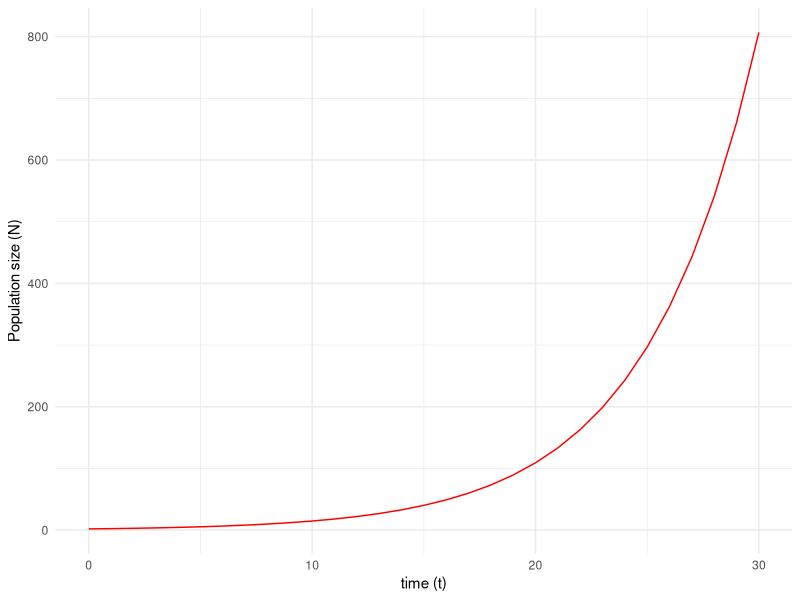
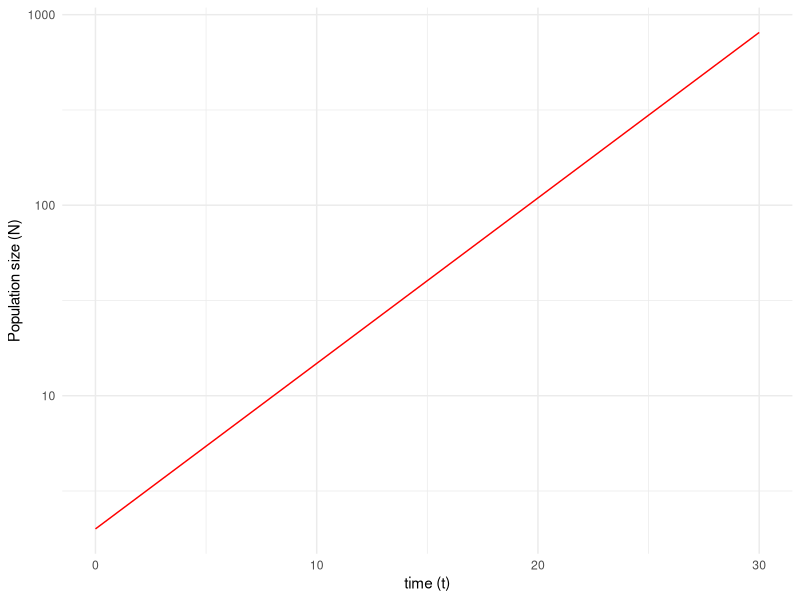
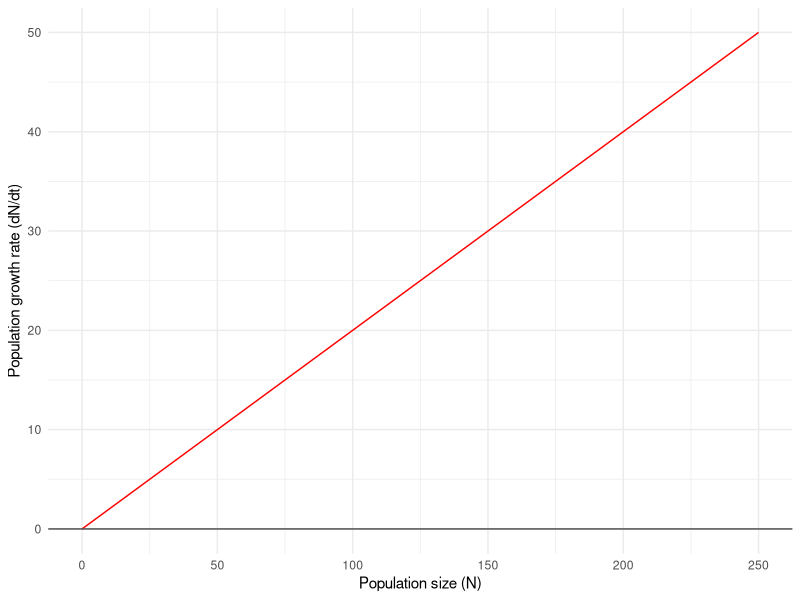
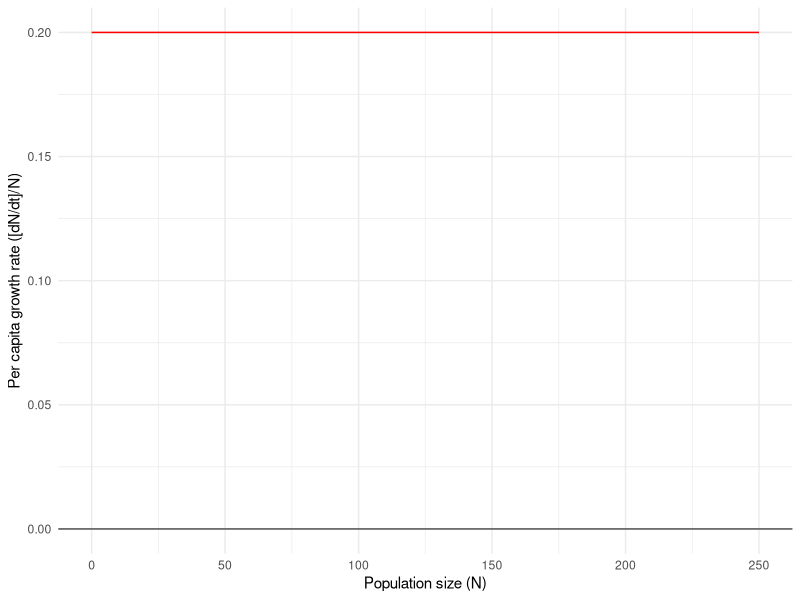
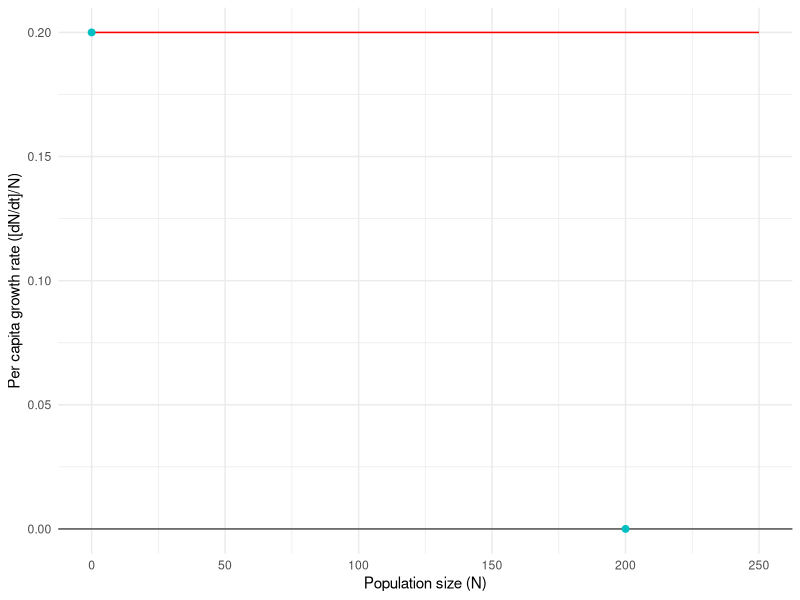
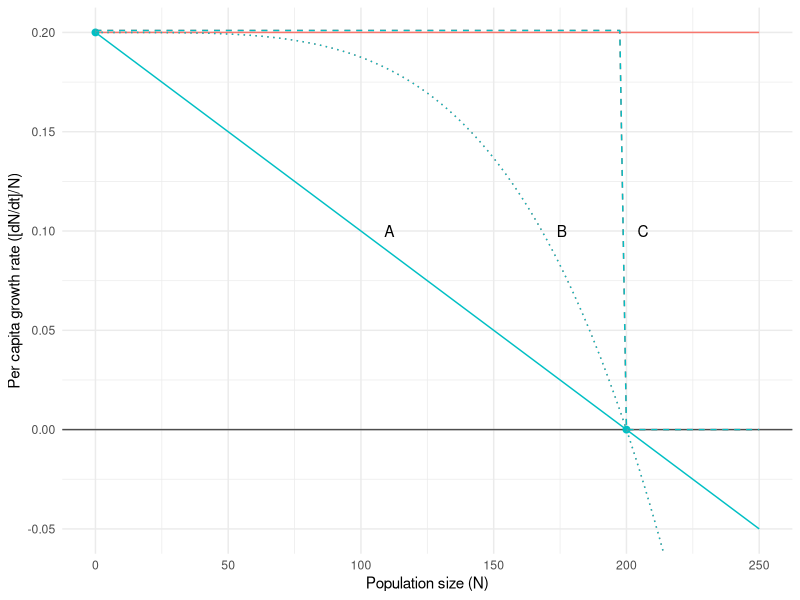
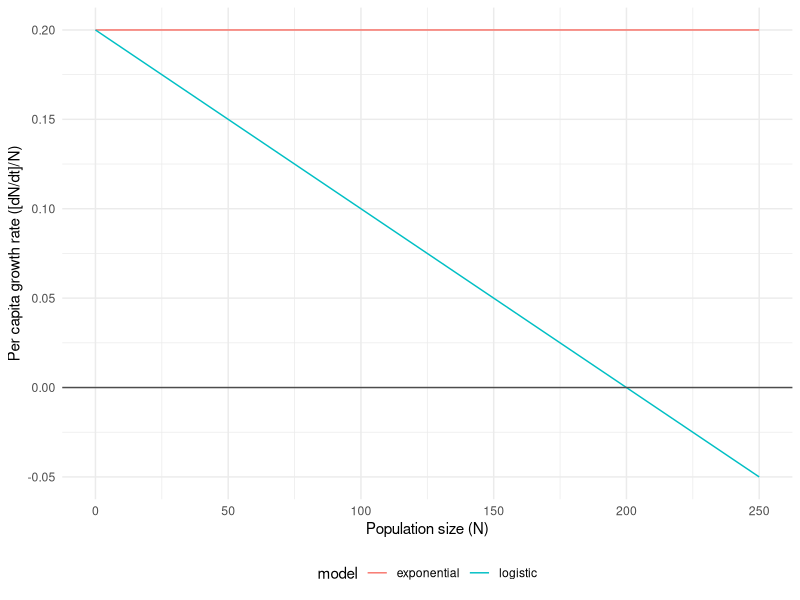
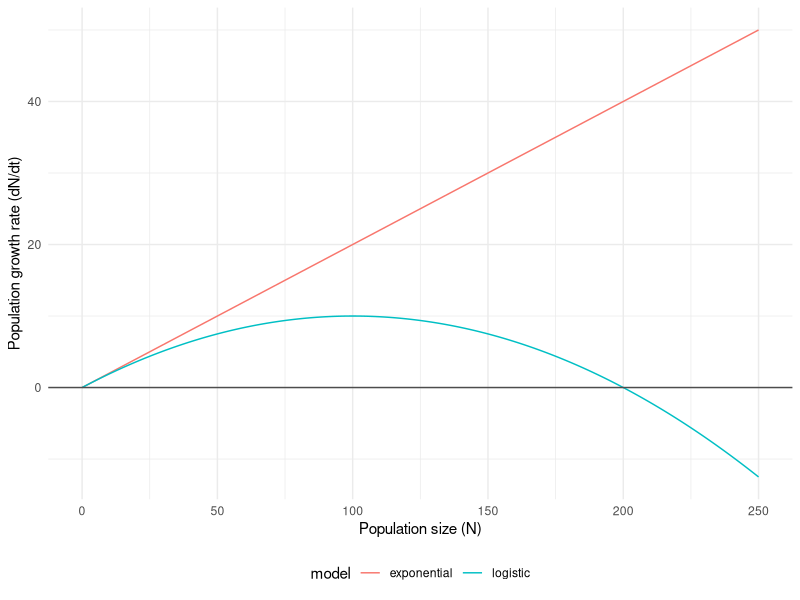

R code for these plots, in order: (Note: this script raises an error after producing the figures.)
## ---- chunk 1
library(tufte)
# invalidate cache when the tufte version changes
knitr::opts_chunk$set(tidy = FALSE, 
                      message = FALSE, 
                      warning = FALSE,
                      echo = FALSE,
                      cache.extra = packageVersion('tufte'))
options(htmltools.dir.version = FALSE)
## ---- chunk 2
library(tidyverse)
library(scales) # for prettier axis labels
theme_set(theme_minimal())
## ---- chunk 3
df <- tibble(t=0:30, 
             N=2*exp(0.2*t)  
         )

ggplot(df, aes(t, N)) +
  geom_line(color="red") + 
  labs(x= "time (t)", 
       y="Population size (N)") 

last_plot() + scale_y_log10()
## ---- chunk 4
ggplot(tibble(x=0:250, y=x*0.2), aes(x, y)) +
  geom_line(color="red") + 
  geom_hline(yintercept=0, color="gray30") + 
  labs(x="Population size (N)", 
       y="Population growth rate (dN/dt)")
## ---- chunk 5
ggplot(tibble(x=0:250, y=0.2), aes(x, y)) +
  geom_line(color="red") + 
  geom_hline(yintercept=0, color="gray30") + 
  labs(x="Population size (N)", 
       y="Per capita growth rate ([dN/dt]/N)")
## ---- chunk 6
ggplot(tibble(x=0:250, y=0.2), aes(x, y)) +
  geom_line(color="red") + 
  geom_hline(yintercept=0, color="gray30") + 
  geom_point(data=data.frame(x=c(0,200), y=c(0.2,0)), color="#00BFC4", size=2) + 
  labs(x="Population size (N)", 
       y="Per capita growth rate ([dN/dt]/N)")
## ---- chunk 7
df <- expand.grid(N=0:250, model=c("exponential", "logistic"))
df <- df %>% 
  mutate(percap=ifelse(model=="logistic", 0.2-N*0.2/200, 0.2) )

ggplot(df, aes(N, percap, color=model)) +
  geom_line() + 
  geom_hline(yintercept=0, color="gray30") + 
  geom_point(data=data.frame(N=c(0,200), percap=c(0.2,0)),
             color="#00BFC4", size=2) + 
  stat_function(fun=function(x){ifelse(x<200, 0.201, 0)},
                linetype=2) + 
  stat_function(fun=function(x){0.2*(1-x^4/200^4)},
                linetype=3) + 
  annotate(geom="text", x=c(105, 170, 200), y=0.1, 
           label=c("A","B","C"), hjust=-1) + 
  labs(x="Population size (N)", 
       y="Per capita growth rate ([dN/dt]/N)") + 
  coord_cartesian(ylim=c(-0.05, 0.2)) + 
  theme(legend.position="none")
## ---- chunk 8
df <- expand.grid(N=0:250, model=c("exponential", "logistic"))
df <- df %>% 
  mutate(percap=ifelse(model=="logistic", 0.2-N*0.2/200, 0.2) )

ggplot(df, aes(N, percap, color=model)) +
  geom_line() + 
  geom_hline(yintercept=0, color="gray30") + 
  labs(x="Population size (N)", 
       y="Per capita growth rate ([dN/dt]/N)") + 
  theme(legend.position="bottom")
## ---- chunk 9
df <- df %>% mutate(growth=ifelse(model=="logistic", 0.2*N*(1-N/200),  0.2*N) )

ggplot(df, aes(N, growth, color=model)) +
  geom_line() + 
  geom_hline(yintercept=0, color="gray30") + 
  labs(x="Population size (N)", 
       y="Population growth rate (dN/dt)") + 
  theme(legend.position="bottom")
## ---- chunk 10
tibble(time=c(0,60), N=c(0, 250)) %>% 
  ggplot(., aes(time, N)) +
  geom_blank() + 
  annotate(geom="text", x=0, y=200, label="k", hjust=1.1) + 
  annotate(geom="point",x=0, y=1)
## ---- chunk 11
df <- expand.grid(t=0:60, model=c("exponential", "logistic"))
df <- df %>% 
  mutate(N=ifelse(model=="logistic", 
                  200/(1+(200/2-1)*exp(-0.2*t) ), 
                  2*exp(0.2*t) ) 
         )

A <- ggplot(df, aes(t, N, color=model)) +
  geom_line() + 
  labs(x= "time (t)", 
       y="Population size (N)") + 
  theme(legend.position="bottom") 
A + coord_cartesian(ylim=c(0,400))
A + scale_y_log10()
## ---- chunk 12
knitr::include_graphics("Paurelia_Pcaudatum.png", dpi=400)
